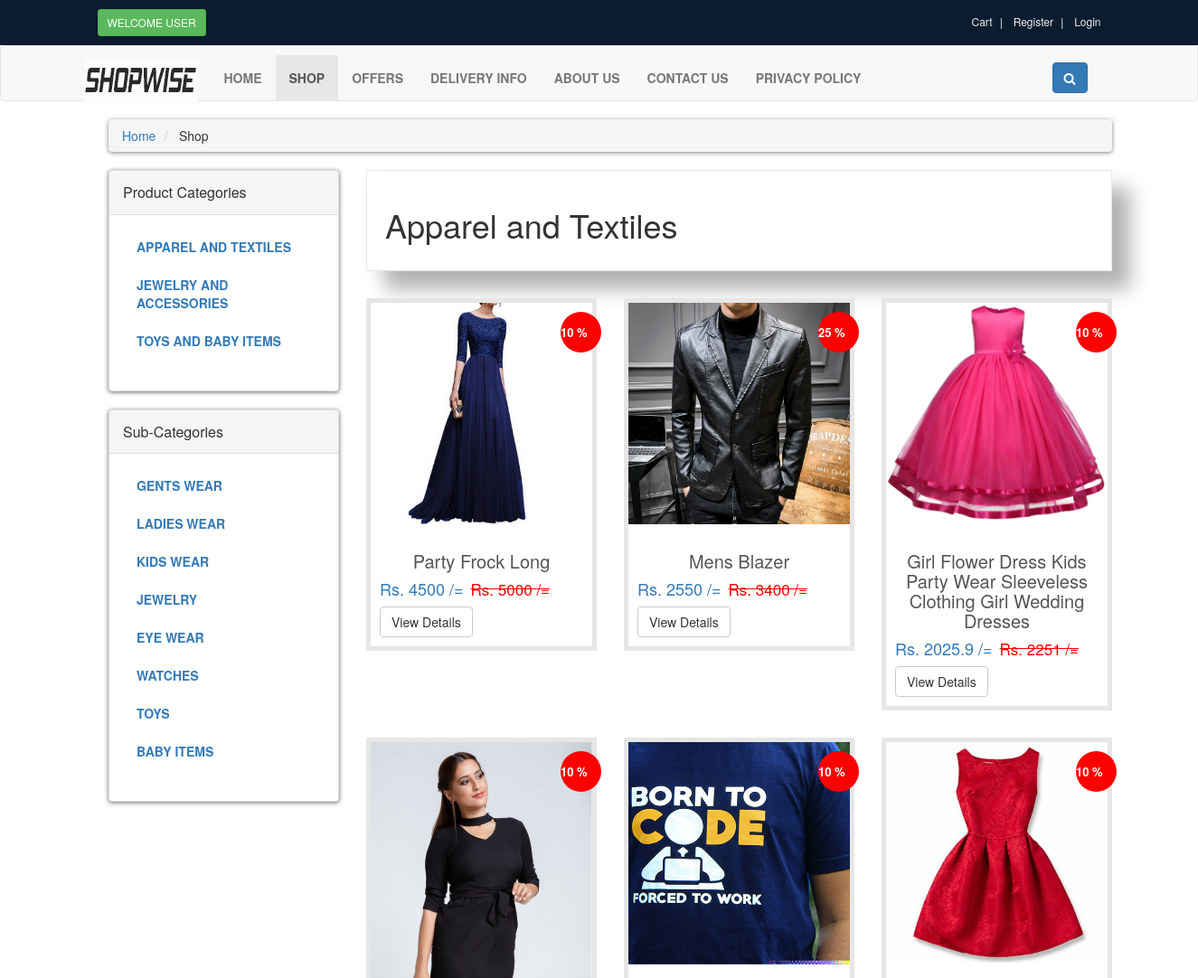
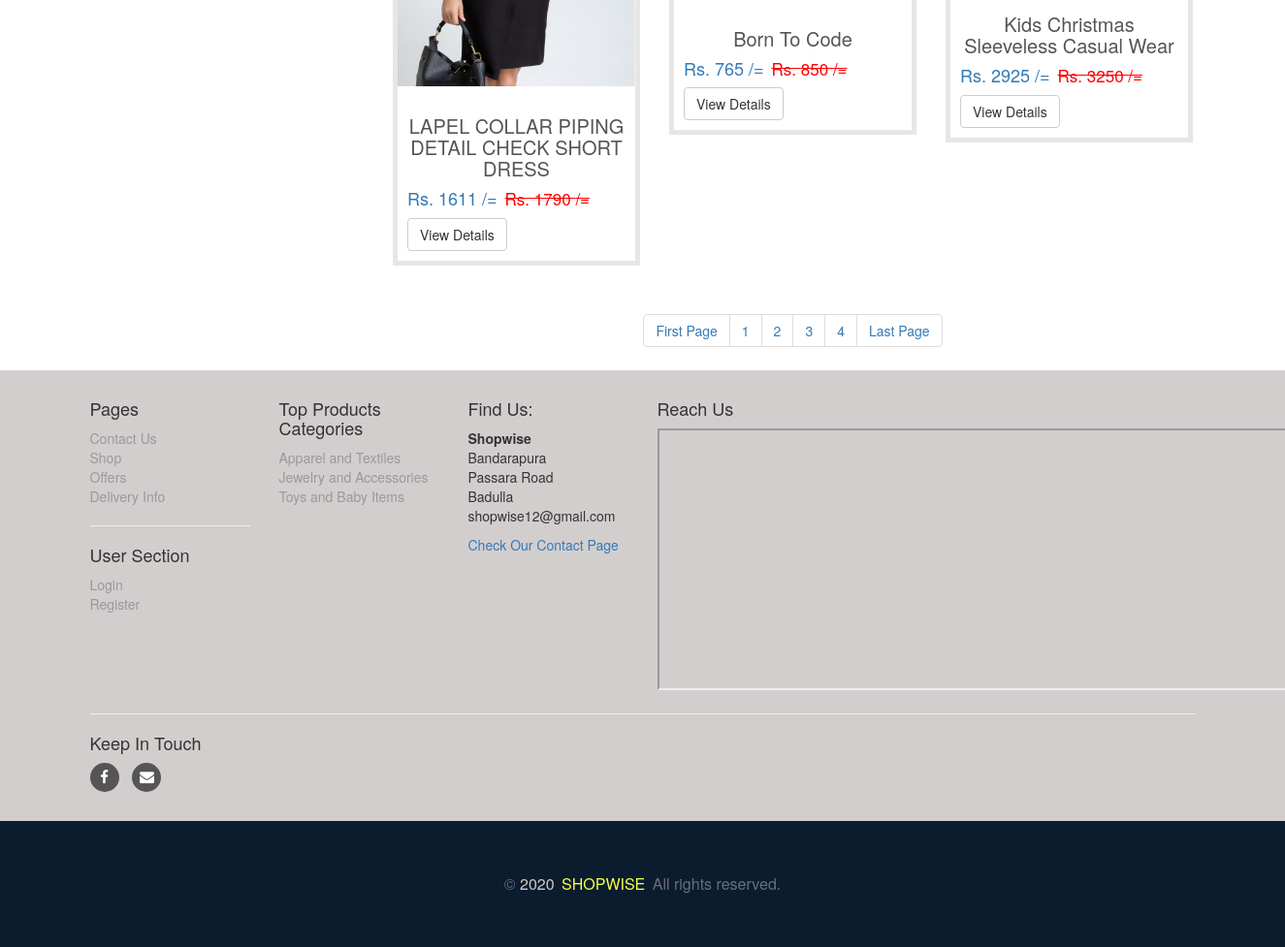
Screenshot of /shop.php?Cat_ID=1 with the database file from the repository (2 pictures, top to bottom).
### tables this page shows
CREATE TABLE IF NOT EXISTS `category` (
  `Cat_ID` int(50) NOT NULL,
  `Cat_Name` varchar(255) NOT NULL,
  PRIMARY KEY (`Cat_ID`)
);

CREATE TABLE IF NOT EXISTS `sub_category` (
  `Sub_Cat_ID` int(50) NOT NULL,
  `Cat_ID` int(50) NOT NULL,
  `Sub_Cat_Name` varchar(255) NOT NULL,
  PRIMARY KEY (`Sub_Cat_ID`),
  KEY `Cat_ID` (`Cat_ID`)
);

CREATE TABLE IF NOT EXISTS `offer` (
  `OfferID` int(100) NOT NULL,
  `O_Name` varchar(255) NOT NULL,
  `Percentage` double NOT NULL,
  PRIMARY KEY (`OfferID`)
);

CREATE TABLE IF NOT EXISTS `item` (
  `ItemID` int(255) NOT NULL,
  `ItemName` varchar(255) NOT NULL,
  `Description` varchar(255) NOT NULL,
  `Price` float NOT NULL,
  `Sub_Cat_Name` varchar(255) NOT NULL,
  `Product_Img1` text NOT NULL,
  `Product_Img2` text NOT NULL,
  `Product_Img3` text NOT NULL,
  `Offer_ID` int(10) NOT NULL,
  `Cat_Name` varchar(255) NOT NULL,
  PRIMARY KEY (`ItemID`)
);

### shop.php (the view, shortened to what the rows shown need)
<!DOCTYPE html>
<html lang="en">
<head>
    <link rel="stylesheet" href="style.css">
    <link rel="stylesheet" href="https://maxcdn.bootstrapcdn.com/bootstrap/3.4.1/css/bootstrap.min.css">
    <link rel="stylesheet" href="https://cdnjs.cloudflare.com/ajax/libs/font-awesome/4.7.0/css/font-awesome.min.css">
</head>
<body>
<div id="content">
    <div class="container">
        <div class="col-md-3">
             <?php
                include("includes/sidebar.php");
              ?>
        </div>
        <div class="col-md-9">
            <?php
            if(isset($_GET['Cat_ID'])){
                $cat_id = $_GET['Cat_ID'];
                $res1 = mysqli_query($db,"SELECT * FROM category where Cat_ID='$cat_id'");
                while($row=mysqli_fetch_array($res1)){
                $cat_name = $row['Cat_Name'];
                    echo "
                    <div class='box'>
                        <h1> $cat_name </h1>
                      </div>
                    ";
                }
             }else if(isset($_GET['Sub_Cat_ID'])){
                $sub_cat_id = $_GET['Sub_Cat_ID'];
                $res1 = mysqli_query($db,"SELECT * FROM sub_category where Sub_Cat_ID='$sub_cat_id'");
                while($row=mysqli_fetch_array($res1)){
                $sub_cat_name = $row['Sub_Cat_Name'];
                    echo "
                    <div class='box'>
                        <h1> $sub_cat_name </h1>
                      </div>
                    ";
                }
             }else{
                echo "
                <div class='box'>
                    <h1> Shop</h1>
                  </div>
                ";
             }
            ?>
            <div class="row">
            <?php
            if(isset($_GET['Cat_ID'])){
                $cat_id = $_GET['Cat_ID'];
                $res = mysqli_query($db,"SELECT * FROM category where Cat_ID='$cat_id'");
                while($row=mysqli_fetch_array($res)){
                $cat_name = $row['Cat_Name'];
                $per_page=6;
                if(isset($_GET['page'])){
                    $page = $_GET['page'];
                }else{
                     $page=1;
                }
                 $start_from = ($page-1) * $per_page;
                 $res1 = mysqli_query($db,"SELECT * FROM item WHERE Cat_Name='$cat_name' order by 1 DESC LIMIT $start_from,$per_page");
                 $count = mysqli_num_rows($res1);
                 if($count==0){
                     echo "
                     <div class='box'>
                     <h1> No Product Found </h1>
                    </div>
                ";
                    }else{
                        while($row=mysqli_fetch_array($res1)){
                            $pro_id = $row['ItemID'];
                            $pro_title = $row['ItemName'];
                            $pro_img1 = $row['Product_Img1'];
                            $pro_price = $row['Price'];
                            $offer_id = $row['Offer_ID'];
                        $res2 = mysqli_query($db,"SELECT * FROM offer where OfferID='$offer_id'");
                        while($row=mysqli_fetch_array($res2)){
                                $Percentage = $row['Percentage'];
                                $Amount=$pro_price * ($Percentage/100);
                                $NewPrice=$pro_price - $Amount;
                            if((int)$offer_id >0){
                            echo "
                            <div class='col-md-4 col-sm-6 single'>
                            <div class='product'>
                                <a href='details.php?ItemID=$pro_id'>
                                <img class='img-responsive' src='admin_area/$pro_img1'>
                                </a>
                                <span class='new-label' style='color:#fff;background-color:red;font-size:13px;font-weight:800; text-transform:uppercase;line-height:45px;height:45px;width:45px;border-radius:50%;position:absolute;right:10px;top:15px;'>$Percentage %</span>
                                <div class='text'>
                                    <h3>
                                        <a href='details.php?ItemID=$pro_id'>
                                        $pro_title
                                    </h3>
                                    <h4 class='price'>
                                        Rs. $NewPrice /=
                                        <span style='color:red;font-size:17px;font-weight:400;text-decoration:line-through;margin-left:3px;display:inline-block'> Rs. $pro_price /= </span>
                                    </h4>
                                    <p class='buttons'>
                                    <a class='btn btn-default' href='details.php?ItemID=$pro_id'>
                                        View Details
                                    </a>
                                    </p>
                                </div>
                            </div>
                            </div>
                            ";
                            }
                        }
                    }
                    }
            ?>
            </div>
        <center>
          <ul class="pagination">
                <?php
                    $query  = "select * from item";
                    $result = mysqli_query($con,$query);
                    $total_records = mysqli_num_rows($result);
                    $total_pages = ceil($total_records / $per_page);
                        echo "
                            <li>
                                <a href='shop.php?Cat_ID=".$cat_id."page=1'>  ".'First Page'." </a>
                            </li>
                        ";
                        for($i=1; $i<=$total_pages; $i++){
                            echo "
                            <li>
                                <a href='shop.php?Cat_ID=".$cat_id."page=".$i."'>  ".$i." </a>
                            </li>
                        ";
                        };
                        echo "
                            <li>
                                <a href='shop.php?Cat_ID=".$cat_id."page=$total_pages'>  ".'Last Page'." </a>
                            </li>
                        ";
                    }
                }else if(isset($_GET['Sub_Cat_ID'])){
                    $sub_cat_id = $_GET['Sub_Cat_ID'];
                $res1 = mysqli_query($db,"SELECT * FROM sub_category where Sub_Cat_ID='$sub_cat_id'");
                while($row=mysqli_fetch_array($res1)){
                $sub_cat_name = $row['Sub_Cat_Name'];
                $per_page=6;
                if(isset($_GET['page'])){
                    $page = $_GET['page'];
                }else{
                     $page=1;
                }
                 $start_from = ($page-1) * $per_page;
                 $res2 = mysqli_query($db,"SELECT * FROM item WHERE Sub_Cat_Name='$sub_cat_name' order by 1 DESC LIMIT $start_from,$per_page");
                 $count = mysqli_num_rows($res2);
                 if($count==0){
                     echo "
                     <div class='box'>
                     <h1> No Product Found </h1>
                    </div>
                ";
                    }else{
                        while($row=mysqli_fetch_array($res2)){
                            $pro_id = $row['ItemID'];
                            $pro_title = $row['ItemName'];
                            $pro_img1 = $row['Product_Img1'];
                            $pro_price = $row['Price'];
                            $offer_id = $row['Offer_ID'];
                        $res3 = mysqli_query($db,"SELECT * FROM offer where OfferID='$offer_id'");
                        while($row=mysqli_fetch_array($res3)){
                                $Percentage = $row['Percentage'];
                                $Amount=$pro_price * ($Percentage/100);
                                $NewPrice=$pro_price - $Amount;
                            if((int)$offer_id >0){
                            echo "
                            <div class='col-md-4 col-sm-6 single'>
                            <div class='product'>
                                <a href='details.php?ItemID=$pro_id'>
                                <img class='img-responsive' src='admin_area/$pro_img1'>
                                </a>
                                <span class='new-label' style='color:#fff;background-color:red;font-size:13px;font-weight:800; text-transform:uppercase;line-height:45px;height:45px;width:45px;border-radius:50%;position:absolute;right:10px;top:15px;'>$Percentage %</span>
                                <div class='text'>
                                    <h3>
                                        <a href='details.php?ItemID=$pro_id'>
                                        $pro_title
                                    </h3>
                                    <h4 class='price'>
                                        Rs. $NewPrice /=
                                        <span style='color:red;font-size:17px;font-weight:400;text-decoration:line-through;margin-left:3px;display:inline-block'> Rs. $pro_price /= </span>
                                    </h4>
                                    <p class='buttons'>
                                    <a class='btn btn-default' href='details.php?ItemID=$pro_id'>
                                        View Details
                                    </a>
                                    </p>
                                </div>
                            </div>
                            </div>
                            ";
                            }
                        }
                    }
                    }
            ?>
            </div>
        <center>
          <ul class="pagination">
                <?php
                    $query  = "select * from item";
                    $result = mysqli_query($con,$query);
                    $total_records = mysqli_num_rows($result);
                    $total_pages = ceil($total_records / $per_page);
                        echo "
                            <li>
                                <a href='shop.php?Sub_Cat_ID=".$sub_cat_id."page=1'>  ".'First Page'." </a>
                            </li>
                        ";
                        for($i=1; $i<=$total_pages; $i++){
                            echo "
                            <li>
                                <a href='shop.php?Sub_Cat_ID=".$sub_cat_id."page=".$i."'>  ".$i." </a>
                            </li>
                        ";
                        };
                        echo "
                            <li>
                                <a href='shop.php?Sub_Cat_ID=".$sub_cat_id."page=$total_pages'>  ".'Last Page'." </a>
                            </li>
                        ";
                }
                    }
                ?>
          </ul>
        </center>
        </div>
    </div>
</div>
<?php
include("includes/footer.php");
?>
</body>
</html>

### includes/sidebar.php (shortened to what the rows shown need)
<div class="panel panel-default sidebar-menu">
    <div class="panel-body">
        <ul class="nav nav-pills nav-stacked category-menu">
  <?php
        $db = mysqli_connect("localhost","root","","b31_25376655_shopwise");
          $get_cats = "select * from category";
          $run_cats = mysqli_query($db,$get_cats);
          while($row_cats=mysqli_fetch_array($run_cats)){
         $cat_id = $row_cats['Cat_ID'];
         $cat_name = $row_cats['Cat_Name'];
         echo "
         <li>
         <a href='shop.php?Cat_ID=$cat_id'> $cat_name </a>
         </li>
         ";
     }
 ?>
        </ul>
    </div>
</div>
<div class="panel panel-default sidebar-menu">
   <div class="panel-body">
      <ul class="nav nav-pills nav-stacked category-menu">
     <?php
     $db = mysqli_connect("localhost","root","","b31_25376655_shopwise");
     $get_sub_cats = "select * from sub_category";
     $run_sub_cats = mysqli_query($db,$get_sub_cats);
     while($row_sub_cats=mysqli_fetch_array($run_sub_cats)){
         $sub_cat_id = $row_sub_cats['Sub_Cat_ID'];
         $sub_cat_name = $row_sub_cats['Sub_Cat_Name'];
         echo "
         <li>
         <a href='shop.php?Sub_Cat_ID=$sub_cat_id'> $sub_cat_name </a>
         </li>
         ";
     }
     ?>
  </ul>
</div>
</div>

### includes/footer.php (shortened to what the rows shown need)
<div id="footer">
    <div class="container">
        <div class="row">
            <div class="com-sm-6 col-md-2">
                    <ul>
                    <?php
                        $get_cats = "select * from category";
                        $run_cats = mysqli_query($con, $get_cats);
                        while($row_cats=mysqli_fetch_array($run_cats)){
                            $cat_id = $row_cats['Cat_ID'];
                            $cat_name = $row_cats['Cat_Name'];
                            echo "
                                <li>
                                <a href='shop.php?p_cat=$cat_id'>
                                $cat_name
                                </a>
                                </li>
                            ";
                        }
                    ?>
                    </ul>
            </div>
                </div>
                </div>
        </div>

### rows the page displays
category: Cat_Name "APPAREL AND TEXTILES", Cat_Name "Apparel and Textiles"
category: Cat_Name "JEWELRY AND ACCESSORIES", Cat_Name "Jewelry and Accessories"
category: Cat_Name "TOYS AND BABY ITEMS", Cat_Name "Toys and Baby Items"
sub_category: Sub_Cat_Name "GENTS WEAR"
sub_category: Sub_Cat_Name "LADIES WEAR"
sub_category: Sub_Cat_Name "KIDS WEAR"
sub_category: Sub_Cat_Name "JEWELRY"
sub_category: Sub_Cat_Name "EYE WEAR"
sub_category: Sub_Cat_Name "WATCHES"
sub_category: Sub_Cat_Name "TOYS"
sub_category: Sub_Cat_Name "BABY ITEMS"
item: ItemName "Party Frock Long", Price.Percentage "4500", Price "5000"
offer: item.Product_Img1 (picture), Percentage "10"
item: ItemName "Mens Blazer", Price.Percentage "2550", Price "3400"
offer: item.Product_Img1 (picture), Percentage "25"
item: ItemName "Girl Flower Dress Kids Party Wear Sleeveless Clothing Girl Wedding Dresses", Price.Percentage "2025.9", Price "2251"
item: ItemName "LAPEL COLLAR PIPING DETAIL CHECK SHORT DRESS", Price.Percentage "1611", Price "1790"
item: ItemName "Born To Code", Price.Percentage "765", Price "850"
item: ItemName "Kids Christmas Sleeveless Casual Wear", Price.Percentage "2925", Price "3250"
